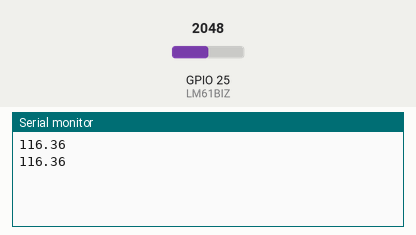
Simulated run of this sketch. Board: ESP32. On the bench: the last lines printed to the serial monitor. Inputs (shaded band) come from the test bench; at power-on: GPIO 25 (LM61BIZ) = 2048.

Above: at 1.8 s.
1.9 s: GPIO 25 (LM61BIZ) set to 2866
At 2.8 s:
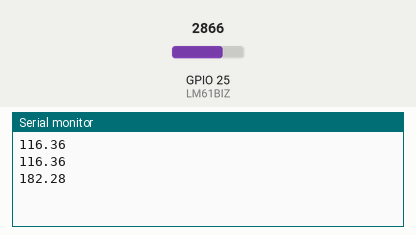
3.4 s: GPIO 25 (LM61BIZ) set to 3603
At 4.8 s:
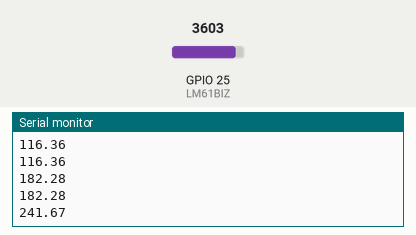
Timing chart, 0 to 6.4 s (numbered marks = the images above; inputs shaded):
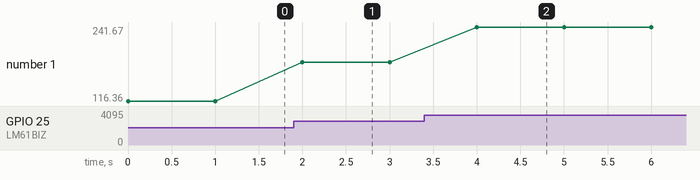

Measured:
- after the input at 1.9 s, the serial monitor: prints a new line after 0.10 s (image 1)
- after the input at 3.4 s, the serial monitor: prints a new line after 0.60 s (image 2)
- plotted number 1: 116.36 → 182.28 after the input at 1.9 s, 182.28 → 241.67 after the input at 3.4 s

The sketch:

LM61BIZ.ino
```cpp
#define LM61BIZ 25

void setup() {
    Serial.begin(115200);    // シリアルの初期化
    while (!Serial) ;        // シリアル回線が利用可能になるまで待つ
    pinMode(LM61BIZ, INPUT);  // LM61BIZピンのモードを入力モードにする
}

void loop() {
    int e = analogRead(LM61BIZ); // LM61BIZピンの値を読む

    float Vout = e / 4095.0 * 3.3 + 0.1132;  // 補正式を使って電圧を補正する
    float temp = (Vout - 0.6) / 0.01;  // 電圧から温度に変換する
    Serial.println(temp);  // 温度をシリアルに出力する
    delay(1000);  // 1秒待つ
}
```
